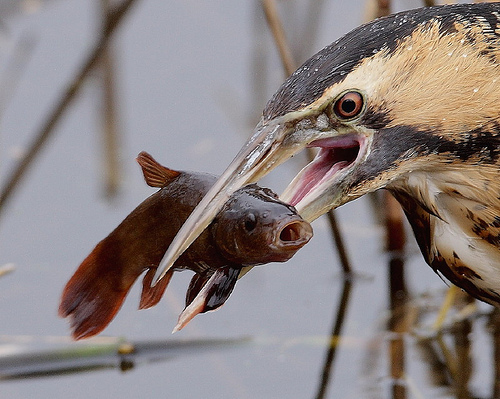
#> input picture dataprocess/val_images10k/n01440764/ILSVRC2012_val_00010306_n01440764.JPEG, 500 x 399 px; its folder holds only this picture in this run
$ python -i 'DataProcess copy.py'   (imports and definitions only)
#> lines starting #> are read from the running program, lines starting #| are printed output that depends on the picture
import os
import shutil
from PIL import Image
import numpy as np
import random
from PIL import Image, ImageFilter
import numpy as np

class DataProcess:
    def __init__(self):
        self.datasets = {}
        self.dataset_properties = {}

    # [71 lines left out: functions upload_dataset, get_dataset_info, update_dataset, delete_dataset, download_dataset, gaussian_noise, not called in this run]

    def blur(self, image, severity=1):
        """ 对图像应用模糊效果 """
        from PIL import ImageFilter
        c = [ImageFilter.BLUR, ImageFilter.GaussianBlur(2), ImageFilter.GaussianBlur(3), ImageFilter.GaussianBlur(5), ImageFilter.GaussianBlur(7)][severity - 1]
        return image.filter(c)


    # [28 lines left out: function apply_image_perturbation, not called in this run]

>>> from PIL import Image
>>> picture = Image.open('../../../dataprocess/val_images10k/n01440764/ILSVRC2012_val_00010306_n01440764.JPEG')
#> picture is the input picture: PIL image 500x399 RGB; mean R, G, B 138.5, 128.7, 127.4
>>> result = DataProcess().blur(picture)
#> in blur, `return image.filter(c)`:
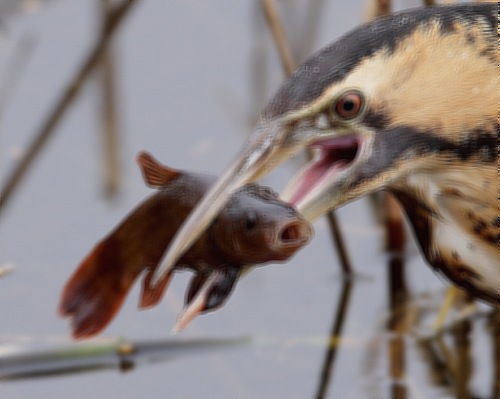
#> returned value: PIL image 500x399 RGB; mean R, G, B 138.6, 128.7, 127.5

$ run again, on dataprocess/val_images10k/n01440764/ILSVRC2012_val_00011993_n01440764.JPEG
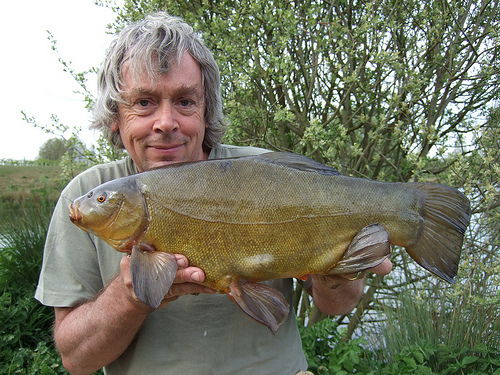
#> input picture dataprocess/val_images10k/n01440764/ILSVRC2012_val_00011993_n01440764.JPEG, 500 x 375 px
#> picture is the input picture: PIL image 500x375 RGB; mean R, G, B 122.9, 123.9, 105
#> in blur, `return image.filter(c)`:
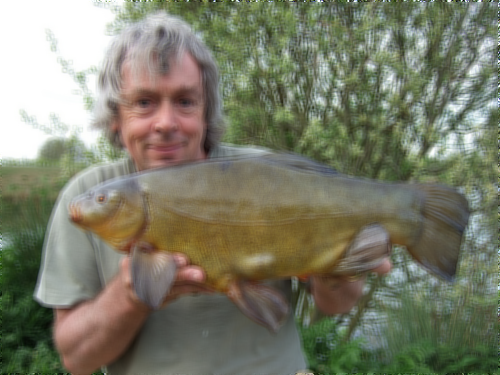
#> returned value: PIL image 500x375 RGB; mean R, G, B 122.9, 123.9, 105

$ run again, on dataprocess/val_images10k/n01440764/ILSVRC2012_val_00017472_n01440764.JPEG
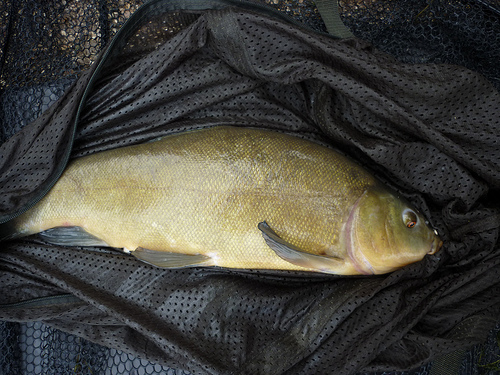
#> input picture dataprocess/val_images10k/n01440764/ILSVRC2012_val_00017472_n01440764.JPEG, 500 x 375 px
#> picture is the input picture: PIL image 500x375 RGB; mean R, G, B 67.4, 66.2, 59.6
#> in blur, `return image.filter(c)`:
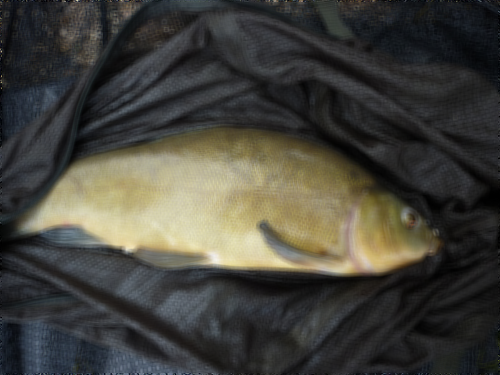
#> returned value: PIL image 500x375 RGB; mean R, G, B 67.4, 66.3, 59.6

$ run again, on dataprocess/val_images10k/n01440764/ILSVRC2012_val_00017699_n01440764.JPEG
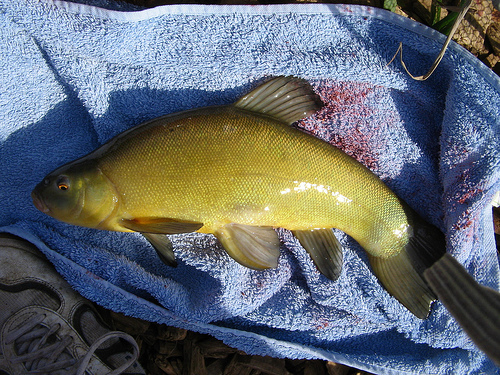
#> input picture dataprocess/val_images10k/n01440764/ILSVRC2012_val_00017699_n01440764.JPEG, 500 x 375 px
#> picture is the input picture: PIL image 500x375 RGB; mean R, G, B 99.2, 105.8, 112
#> in blur, `return image.filter(c)`:
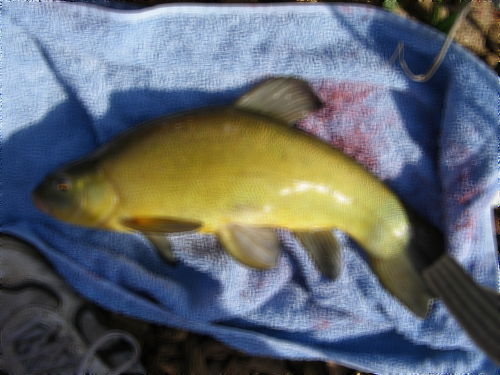
#> returned value: PIL image 500x375 RGB; mean R, G, B 99.3, 105.8, 112
